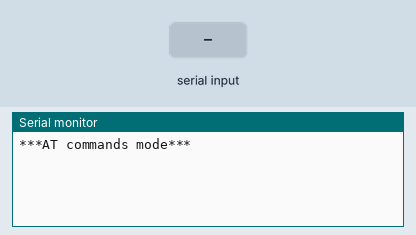
Bench run of a sketch on a simulated Arduino Uno, built with avr-gcc and run on an emulated ATmega328P. On the bench: the last lines printed to the serial monitor. The inputs (shaded band) are chosen by the test bench.

Above: at 1.2 s.
1.3 s: "1" received over the second serial link
At 2.2 s:
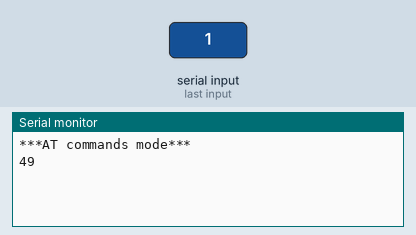
2.8 s: "0" received over the second serial link
At 3.4 s:
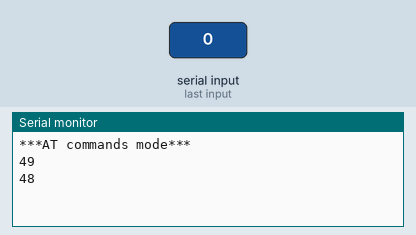

The sketch:

BT_test.ino
```cpp
/*
HC05 - Bluetooth AT-Command mode
modified on 10 Feb 2019
by Saeed Hosseini
https://electropeak.com/learn/guides
*/
#include "SoftwareSerial.h"
SoftwareSerial MyBlue(6, 7); // RX | TX
void setup()
{
 Serial.begin(9600);
 MyBlue.begin(38400);  //Baud Rate for AT-command Mode.
 Serial.println("***AT commands mode***");
}
void loop()
{
 //from bluetooth to Terminal.
 if (MyBlue.available())
   Serial.println(MyBlue.read());
 //from termial to bluetooth
 if (Serial.available())
   MyBlue.println(Serial.read());
}
```

Measured:
- after the input at 1.3 s, the serial monitor: prints a new line at once (image 1)
- after the input at 2.8 s, the serial monitor: prints a new line at once (image 2)
